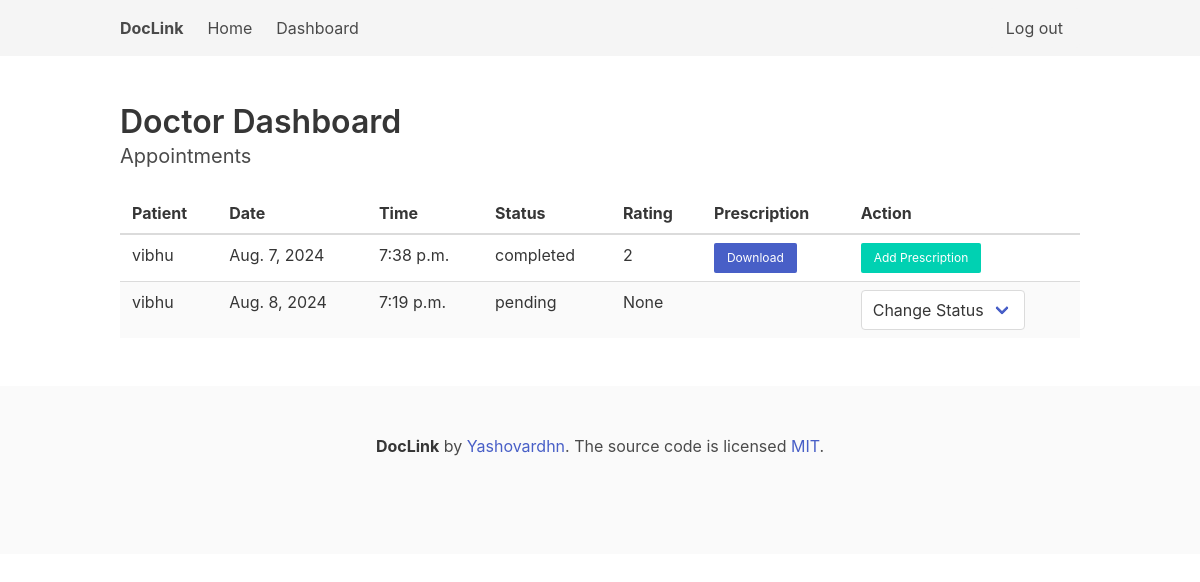
The app's page /doctor-dashboard/ (signed in), older data.
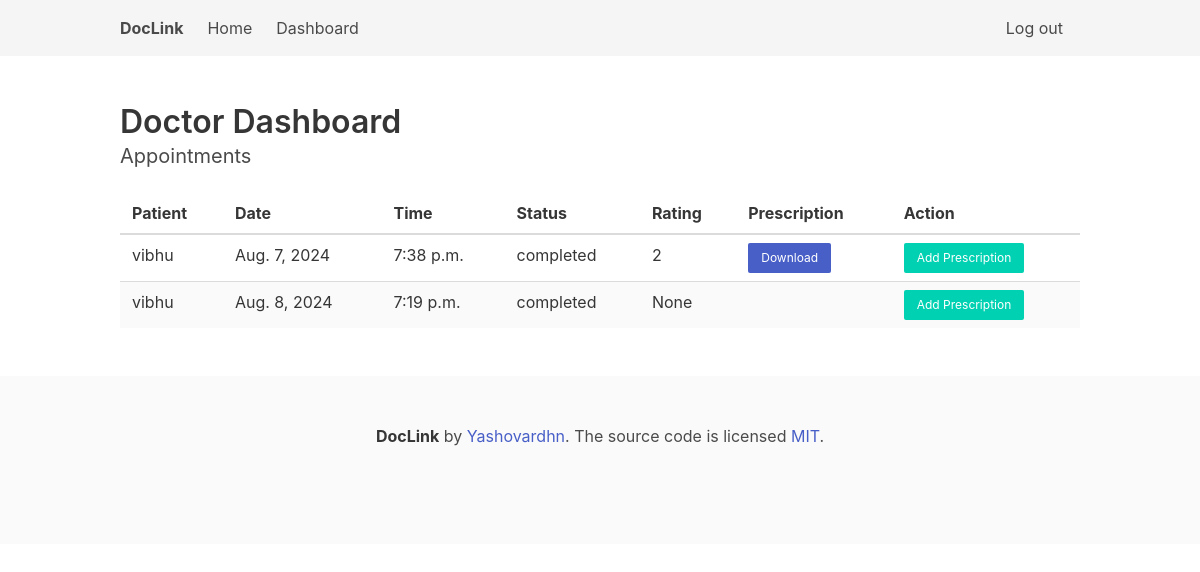
The same page, newer data.
### myapp/models.py (models this page shows)
class Appointment(models.Model):
    doctor = models.ForeignKey(Doctor, on_delete=models.CASCADE)
    patient = models.ForeignKey(Patient, on_delete=models.CASCADE)
    date = models.DateField()
    time = models.TimeField()
    status = models.CharField(max_length=10, choices=(('pending', 'Pending'), ('confirmed', 'Confirmed'), ('completed', 'Completed')))
    rating = models.IntegerField(null=True, blank=True)
    visit_details = models.TextField(null=True, blank=True)
    prescription_file = models.FileField(upload_to='prescriptions/', null=True, blank=True)  # Add this field

class Patient(models.Model):
    user = models.OneToOneField(User, on_delete=models.CASCADE)
    age = models.IntegerField()
    medical_history = models.TextField()
    doctors = models.ManyToManyField(Doctor, through='Appointment')

class User(AbstractUser):
    USER_TYPE_CHOICES = (
        ('doctor', 'Doctor'),
        ('patient', 'Patient'),
    )
    user_type = models.CharField(max_length=10, choices=USER_TYPE_CHOICES)

### myapp/views.py (the view)
# urls.py: path('doctor-dashboard/', DoctorDashboardView.as_view(), name='doctor_dashboard'),
class DoctorDashboardView(LoginRequiredMixin, ListView):
    template_name = 'myapp/doctor_dashboard.html'
    context_object_name = 'appointments'
    login_url = 'login'
    def get_queryset(self):
        return Appointment.objects.filter(doctor__user=self.request.user)
    def get_context_data(self, **kwargs):
        context = super().get_context_data(**kwargs)
        context['schedule'] = Schedule.objects.filter(doctor__user=self.request.user)
        return context

### myapp/templates/myapp/doctor_dashboard.html (shortened to what this page needs)
{% extends "myapp/base.html" %}
{% block content %}
<h2 class="title">Doctor Dashboard</h2>
<h3 class="subtitle">Appointments</h3>
<table class="table is-fullwidth is-striped">
    <thead>
        <tr>
            <th>Patient</th>
            <th>Date</th>
            <th>Time</th>
            <th>Status</th>
            <th>Rating</th>
            <th>Prescription</th>
            <th>Action</th>
        </tr>
    </thead>
    <tbody>
        {% for appointment in appointments %}
        <tr>
            <td>{{ appointment.patient.user.username }}</td>
            <td>{{ appointment.date }}</td>
            <td>{{ appointment.time }}</td>
            <td>{{ appointment.status }}</td>
            <td>{{ appointment.rating }}</td>
            <td>
                {% if appointment.prescription_file %}
                    <a class="button is-small is-link" href="{{ appointment.prescription_file.url }}">Download</a>
                {% endif %}
            </td>
            <td>
                {% if appointment.status == 'completed' %}
                    <a class="button is-small is-primary" href="{% url 'add_prescription' appointment.id %}">Add Prescription</a>
                {% elif appointment.status == 'pending' %}
                    <form action="{% url 'update_status' appointment.id %}" method="post" style="display:inline;">
                        <div class="select">
                            <select name="status" onchange="this.form.submit()">
                                <option value="">Change Status</option>
                            </select>
                        </div>
                    </form>
                {% endif %}
            </td>
        </tr>
        {% endfor %}
    </tbody>
</table>
{% endblock %}

Row changes from the older to the newer data that the page shows:
changed Appointment "Aug. 8, 2024": status "pending" → "completed"; status "Change Status" → (not shown); now shows "Add Prescription"
